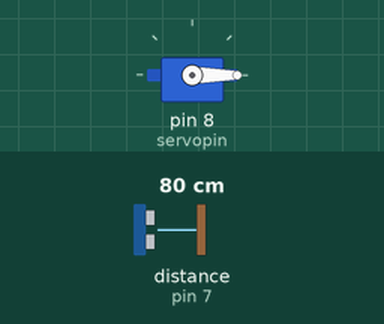
This sketch was run on a simulated Arduino Uno, built with avr-gcc and run on an emulated ATmega328P. Parts: servo. Wiring (inferred from the names in the program): ultrasonic range finder: trigger pin 6; echo pin 7. Inputs (shaded band) come from the test bench; at power-on: distance to the obstacle (sensor on pin 7) 80 cm. The echo pulse lasts 58.3 µs per cm; what the sketch prints to the serial monitor is not drawn.

Above: at 1.2 s.
1.3 s: distance to the obstacle (sensor on pin 7) set to 9 cm
2.8 s: distance to the obstacle (sensor on pin 7) set to 6 cm
At 3.8 s:
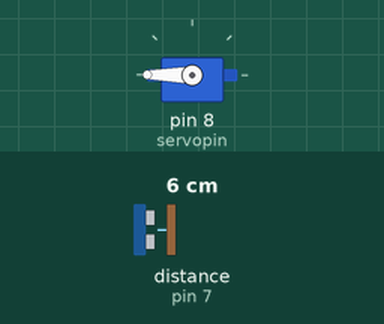
Timing chart, 0 to 6.3 s (numbered marks = the images above; inputs shaded):
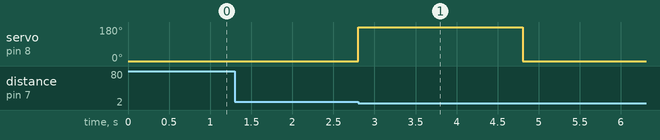

Measured:
- the behaviour switches between 8 and 7 cm on distance to the obstacle (sensor on pin 7) (found by bisection; images 0 and 1)
- after the input at 1.3 s, every drawn part: stays the same
- after the input at 2.8 s, servo on pin 8 (servopin): 0° → 180° at once, → 0° 2.0 s later

The sketch:

servo.ino
```cpp
#include <Servo.h> // Servo library

Servo sg90;
int echo = 7;
int trig = 6;
int servopin = 8;
int distance;
int duration;
bool isTriggered = false;

void setup() {
  sg90.attach(servopin);
  pinMode(trig, OUTPUT);
  pinMode(echo, INPUT);
  Serial.begin(9600); // Initialize serial communication at 9600 bits per second
  sg90.write(0); // Ensure servo starts at 0 degrees
}

void loop() {
  digitalWrite(trig, LOW);
  delayMicroseconds(2);
  digitalWrite(trig, HIGH);
  delayMicroseconds(10);
  digitalWrite(trig, LOW);

  duration = pulseIn(echo, HIGH);
  distance = duration * 0.15 / 2;

  if (distance < 30 && !isTriggered) {
    sg90.write(180); // Rotate servo to 90 degrees
    delay(2000); // Wait for 4 seconds
    sg90.write(0); // Return servo to 0 degrees
    Serial.print("Object detected at distance: ");
    Serial.println(distance);
    isTriggered = true; // Set the state to triggered
  } else if (distance >= 30) {
    isTriggered = false; // Reset the state if no object is detected
  }

  delay(50); // Small delay to avoid overloading the sensor
}
```
